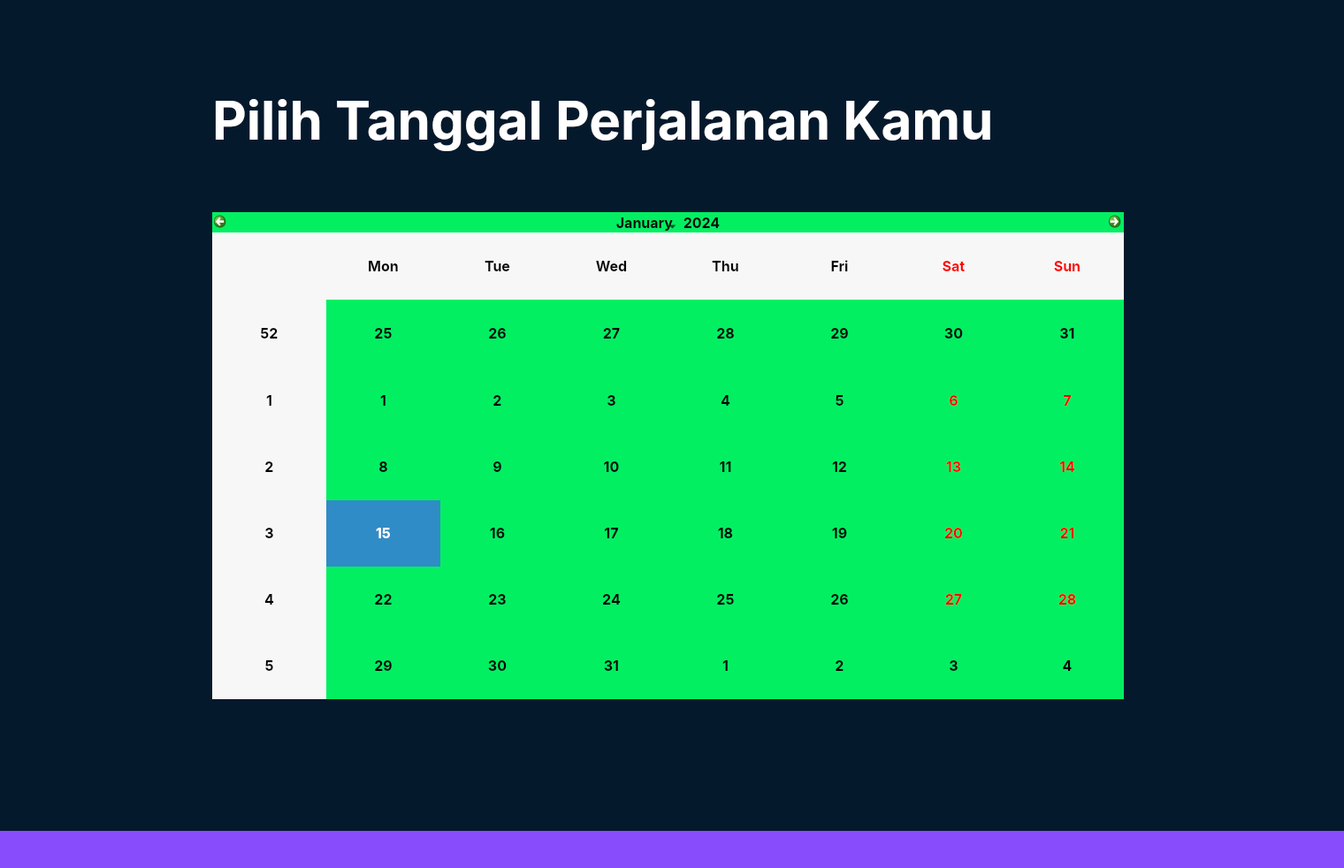
<?xml version="1.0" encoding="UTF-8"?>
<ui version="4.0">
 <class>pilihDaerah</class>
 <widget class="QDialog" name="pilihDaerah">
  <property name="geometry">
   <rect>
    <x>0</x>
    <y>0</y>
    <width>1520</width>
    <height>982</height>
   </rect>
  </property>
  <property name="palette">
   <palette>
    <active>
     <colorrole role="Base">
      <brush brushstyle="SolidPattern">
       <color alpha="255">
        <red>255</red>
        <green>255</green>
        <blue>255</blue>
       </color>
      </brush>
     </colorrole>
     <colorrole role="Window">
      <brush brushstyle="SolidPattern">
       <color alpha="255">
        <red>5</red>
        <green>25</green>
        <blue>45</blue>
       </color>
      </brush>
     </colorrole>
    </active>
    <inactive>
     <colorrole role="Base">
      <brush brushstyle="SolidPattern">
       <color alpha="255">
        <red>255</red>
        <green>255</green>
        <blue>255</blue>
       </color>
      </brush>
     </colorrole>
     <colorrole role="Window">
      <brush brushstyle="SolidPattern">
       <color alpha="255">
        <red>5</red>
        <green>25</green>
        <blue>45</blue>
       </color>
      </brush>
     </colorrole>
    </inactive>
    <disabled>
     <colorrole role="Base">
      <brush brushstyle="SolidPattern">
       <color alpha="255">
        <red>5</red>
        <green>25</green>
        <blue>45</blue>
       </color>
      </brush>
     </colorrole>
     <colorrole role="Window">
      <brush brushstyle="SolidPattern">
       <color alpha="255">
        <red>5</red>
        <green>25</green>
        <blue>45</blue>
       </color>
      </brush>
     </colorrole>
    </disabled>
   </palette>
  </property>
  <property name="font">
   <font>
    <family>Inter</family>
   </font>
  </property>
  <property name="windowTitle">
   <string>Dialog</string>
  </property>
  <property name="autoFillBackground">
   <bool>false</bool>
  </property>
  <widget class="QLabel" name="label">
   <property name="geometry">
    <rect>
     <x>-140</x>
     <y>940</y>
     <width>1700</width>
     <height>100</height>
    </rect>
   </property>
   <property name="palette">
    <palette>
     <active>
      <colorrole role="Button">
       <brush brushstyle="SolidPattern">
        <color alpha="255">
         <red>136</red>
         <green>76</green>
         <blue>253</blue>
        </color>
       </brush>
      </colorrole>
      <colorrole role="Base">
       <brush brushstyle="SolidPattern">
        <color alpha="255">
         <red>136</red>
         <green>76</green>
         <blue>253</blue>
        </color>
       </brush>
      </colorrole>
      <colorrole role="Window">
       <brush brushstyle="SolidPattern">
        <color alpha="255">
         <red>136</red>
         <green>76</green>
         <blue>253</blue>
        </color>
       </brush>
      </colorrole>
     </active>
     <inactive>
      <colorrole role="Button">
       <brush brushstyle="SolidPattern">
        <color alpha="255">
         <red>136</red>
         <green>76</green>
         <blue>253</blue>
        </color>
       </brush>
      </colorrole>
      <colorrole role="Base">
       <brush brushstyle="SolidPattern">
        <color alpha="255">
         <red>136</red>
         <green>76</green>
         <blue>253</blue>
        </color>
       </brush>
      </colorrole>
      <colorrole role="Window">
       <brush brushstyle="SolidPattern">
        <color alpha="255">
         <red>136</red>
         <green>76</green>
         <blue>253</blue>
        </color>
       </brush>
      </colorrole>
     </inactive>
     <disabled>
      <colorrole role="Button">
       <brush brushstyle="SolidPattern">
        <color alpha="255">
         <red>136</red>
         <green>76</green>
         <blue>253</blue>
        </color>
       </brush>
      </colorrole>
      <colorrole role="Base">
       <brush brushstyle="SolidPattern">
        <color alpha="255">
         <red>136</red>
         <green>76</green>
         <blue>253</blue>
        </color>
       </brush>
      </colorrole>
      <colorrole role="Window">
       <brush brushstyle="SolidPattern">
        <color alpha="255">
         <red>136</red>
         <green>76</green>
         <blue>253</blue>
        </color>
       </brush>
      </colorrole>
     </disabled>
    </palette>
   </property>
   <property name="styleSheet">
    <string notr="true">background-color: rgb(136,76,253);</string>
   </property>
   <property name="text">
    <string/>
   </property>
  </widget>
  <widget class="QLabel" name="label_2">
   <property name="geometry">
    <rect>
     <x>76</x>
     <y>58</y>
     <width>128</width>
     <height>128</height>
    </rect>
   </property>
   <property name="styleSheet">
    <string notr="true">background-image:url(:/img/logo/logo.png);
background-repeat: none;</string>
   </property>
   <property name="text">
    <string/>
   </property>
  </widget>
  <widget class="QLabel" name="label_3">
   <property name="geometry">
    <rect>
     <x>240</x>
     <y>70</y>
     <width>1171</width>
     <height>131</height>
    </rect>
   </property>
   <property name="font">
    <font>
     <family>Inter</family>
     <pointsize>45</pointsize>
     <weight>75</weight>
     <bold>true</bold>
    </font>
   </property>
   <property name="styleSheet">
    <string notr="true">color: white
</string>
   </property>
   <property name="text">
    <string>Pilih Tanggal Perjalanan Kamu</string>
   </property>
  </widget>
  <widget class="QToolButton" name="back_button">
   <property name="geometry">
    <rect>
     <x>30</x>
     <y>750</y>
     <width>131</width>
     <height>161</height>
    </rect>
   </property>
   <property name="cursor">
    <cursorShape>PointingHandCursor</cursorShape>
   </property>
   <property name="styleSheet">
    <string notr="true">background-image:url(:/img/pilihDaerah/back.png);
background-repeat : none;
background-color : transparent;</string>
   </property>
   <property name="text">
    <string/>
   </property>
   <property name="autoRaise">
    <bool>true</bool>
   </property>
  </widget>
  <widget class="QCalendarWidget" name="calendarWidget">
   <property name="geometry">
    <rect>
     <x>240</x>
     <y>240</y>
     <width>1031</width>
     <height>551</height>
    </rect>
   </property>
   <property name="font">
    <font>
     <family>Inter</family>
     <pointsize>12</pointsize>
     <weight>75</weight>
     <italic>false</italic>
     <bold>true</bold>
     <underline>false</underline>
     <strikeout>false</strikeout>
    </font>
   </property>
   <property name="cursor">
    <cursorShape>PointingHandCursor</cursorShape>
   </property>
   <property name="styleSheet">
    <string notr="true">background-color: rgb(3, 239, 98);
color : black;
border-radius: 100%;</string>
   </property>
  </widget>
  <widget class="QToolButton" name="submit">
   <property name="geometry">
    <rect>
     <x>1320</x>
     <y>780</y>
     <width>181</width>
     <height>81</height>
    </rect>
   </property>
   <property name="cursor">
    <cursorShape>PointingHandCursor</cursorShape>
   </property>
   <property name="styleSheet">
    <string notr="true">background-image:url(:/img/pilihDaerah/submit.png);
background-repeat : none;
background-color : transparent;</string>
   </property>
   <property name="text">
    <string/>
   </property>
   <property name="autoRaise">
    <bool>true</bool>
   </property>
  </widget>
  <widget class="QLabel" name="label_4">
   <property name="geometry">
    <rect>
     <x>-180</x>
     <y>-30</y>
     <width>1700</width>
     <height>1000</height>
    </rect>
   </property>
   <property name="palette">
    <palette>
     <active>
      <colorrole role="Button">
       <brush brushstyle="SolidPattern">
        <color alpha="255">
         <red>5</red>
         <green>25</green>
         <blue>45</blue>
        </color>
       </brush>
      </colorrole>
      <colorrole role="Base">
       <brush brushstyle="SolidPattern">
        <color alpha="255">
         <red>5</red>
         <green>25</green>
         <blue>45</blue>
        </color>
       </brush>
      </colorrole>
      <colorrole role="Window">
       <brush brushstyle="SolidPattern">
        <color alpha="255">
         <red>5</red>
         <green>25</green>
         <blue>45</blue>
        </color>
       </brush>
      </colorrole>
     </active>
     <inactive>
      <colorrole role="Button">
       <brush brushstyle="SolidPattern">
        <color alpha="255">
         <red>5</red>
         <green>25</green>
         <blue>45</blue>
        </color>
       </brush>
      </colorrole>
      <colorrole role="Base">
       <brush brushstyle="SolidPattern">
        <color alpha="255">
         <red>5</red>
         <green>25</green>
         <blue>45</blue>
        </color>
       </brush>
      </colorrole>
      <colorrole role="Window">
       <brush brushstyle="SolidPattern">
        <color alpha="255">
         <red>5</red>
         <green>25</green>
         <blue>45</blue>
        </color>
       </brush>
      </colorrole>
     </inactive>
     <disabled>
      <colorrole role="Button">
       <brush brushstyle="SolidPattern">
        <color alpha="255">
         <red>5</red>
         <green>25</green>
         <blue>45</blue>
        </color>
       </brush>
      </colorrole>
      <colorrole role="Base">
       <brush brushstyle="SolidPattern">
        <color alpha="255">
         <red>5</red>
         <green>25</green>
         <blue>45</blue>
        </color>
       </brush>
      </colorrole>
      <colorrole role="Window">
       <brush brushstyle="SolidPattern">
        <color alpha="255">
         <red>5</red>
         <green>25</green>
         <blue>45</blue>
        </color>
       </brush>
      </colorrole>
     </disabled>
    </palette>
   </property>
   <property name="styleSheet">
    <string notr="true">background-color: rgb(5,25,45);</string>
   </property>
   <property name="text">
    <string/>
   </property>
  </widget>
  <zorder>label_4</zorder>
  <zorder>label</zorder>
  <zorder>label_2</zorder>
  <zorder>label_3</zorder>
  <zorder>back_button</zorder>
  <zorder>calendarWidget</zorder>
  <zorder>submit</zorder>
 </widget>
 <resources>
  <include location="image.qrc"/>
 </resources>
 <connections/>
</ui>
